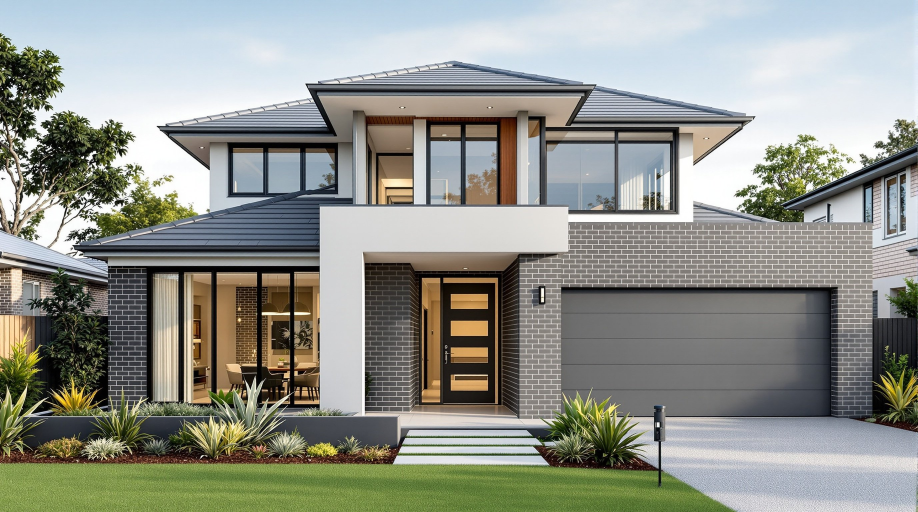
#> input picture images/hero_main_home.jpg, 2752 x 1536 px (shown at 1/3 size)
$ python optimize_images.py
#> lines starting #> are read from the running program, lines starting #| are printed output that depends on the picture
from PIL import Image
import os

input_dir = "images"
output_dir = "images_optimized"

# Target sizes for different image types
sizes = {
    "hero": (1920, None),  # Max width for hero images
    "value_prop": (1600, None),  # Value proposition backgrounds
    "model": (800, None),  # Model cards
    "process": (1200, None),  # Process images
    "detail": (1024, None)  # Detail images
}

image_config = {
    "hero_main_home.jpg": ("hero", 85),
    "hero_aerial_sunset.jpg": ("hero", 85),
    "value_prop_custom_design.jpg": ("value_prop", 82),
    "value_prop_family_home.jpg": ("value_prop", 82),
    "value_prop_lifestyle.jpg": ("value_prop", 82),
    "construction_quality.jpg": ("process", 80),
    "blueprints_planning.jpg": ("process", 80),
    "client_consultation.jpg": ("process", 80),
    "model_starter_200sqm.jpg": ("model", 80),
    "model_executive_320sqm.jpg": ("model", 80),
    "model_prestige_450sqm.jpg": ("model", 80),
    "detail_craftsmanship.jpg": ("detail", 82)
}

total_original = 0
total_optimized = 0

for filename, (img_type, quality) in image_config.items():
    input_path = os.path.join(input_dir, filename)
    output_path = os.path.join(output_dir, filename)

    if os.path.exists(input_path):
        original_size = os.path.getsize(input_path)
        total_original += original_size

        # Open and optimize image
        img = Image.open(input_path)
#> img is the input picture: PIL image 2752x1536 RGB; mean R, G, B 144.8, 147.5, 139

        # Convert to RGB if necessary
        if img.mode in ('RGBA', 'P'):
            img = img.convert('RGB')

        # Resize if needed
        max_width = sizes[img_type][0]
        if img.width > max_width:
            ratio = max_width / img.width
#> ratio = 0.698
            new_height = int(img.height * ratio)
#> new_height = 1071
            img = img.resize((max_width, new_height), Image.Resampling.LANCZOS)
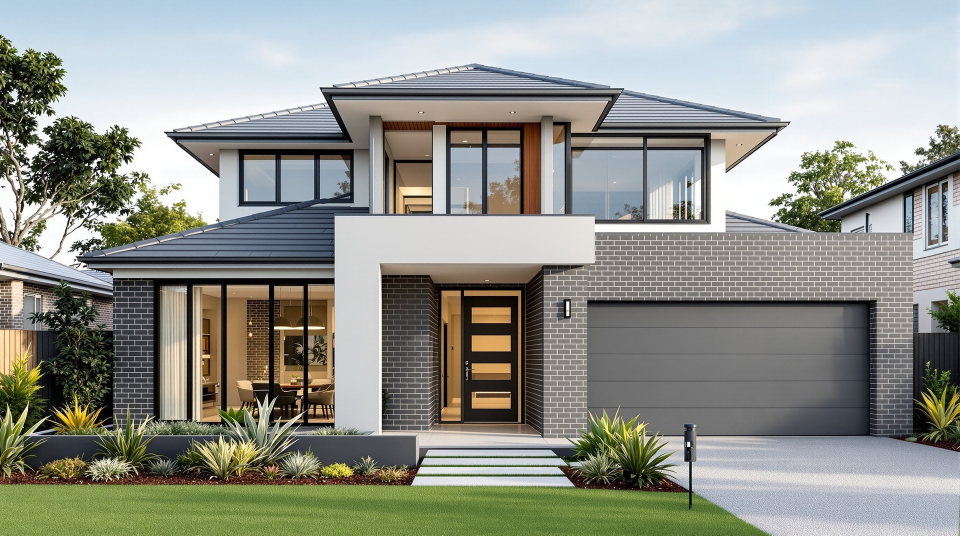
#> img: PIL image 1920x1071 RGB (shown at 1/2 size); mean R, G, B 144.8, 147.5, 139

        # Save with optimization
        img.save(output_path, 'JPEG', quality=quality, optimize=True, progressive=True)

        optimized_size = os.path.getsize(output_path)
        total_optimized += optimized_size
        reduction = ((original_size - optimized_size) / original_size) * 100

        print(f"✓ {filename}")
        print(f"  Original: {original_size/1024:.1f}KB → Optimized: {optimized_size/1024:.1f}KB ({reduction:.1f}% reduction)")
    else:
        print(f"✗ {filename} not found")
#> pass 2 of the loop `for filename, (img_type, quality) in image_config.items():`:
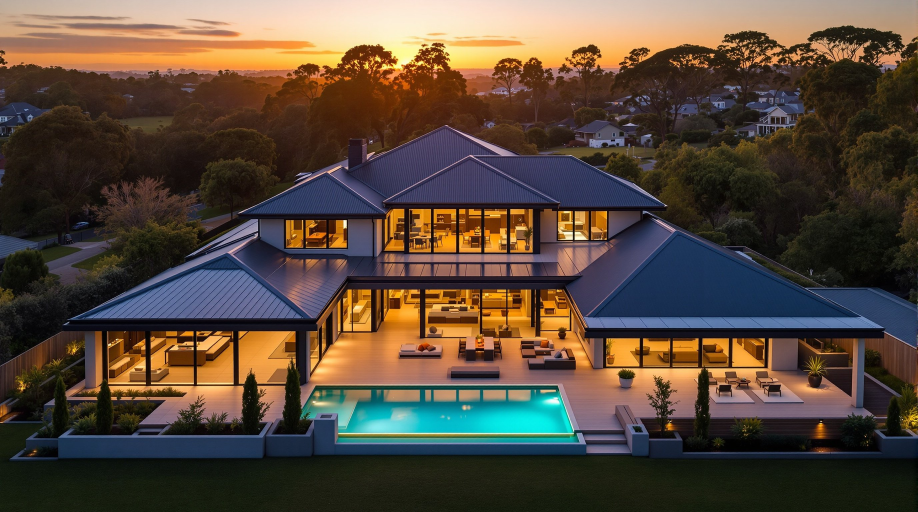
#> input picture images/hero_aerial_sunset.jpg, 2752 x 1536 px (shown at 1/3 size)
#> img is the input picture: PIL image 2752x1536 RGB; mean R, G, B 86.4, 71.8, 59
#> `img = img.resize((max_width, new_height), Image.Resampling.LANCZOS)`:
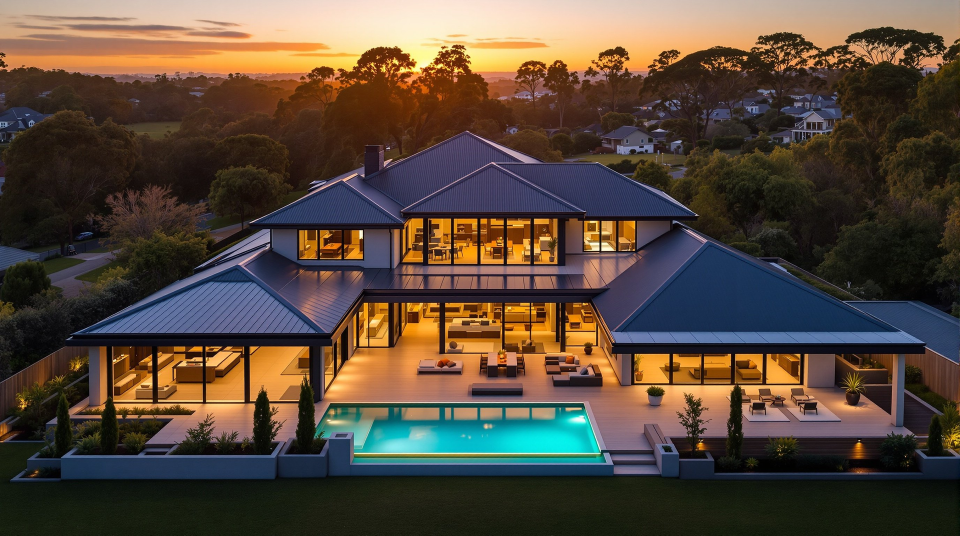
#> img: PIL image 1920x1071 RGB (shown at 1/2 size); mean R, G, B 86.4, 71.8, 59
#> pass 3 of the loop `for filename, (img_type, quality) in image_config.items():`:
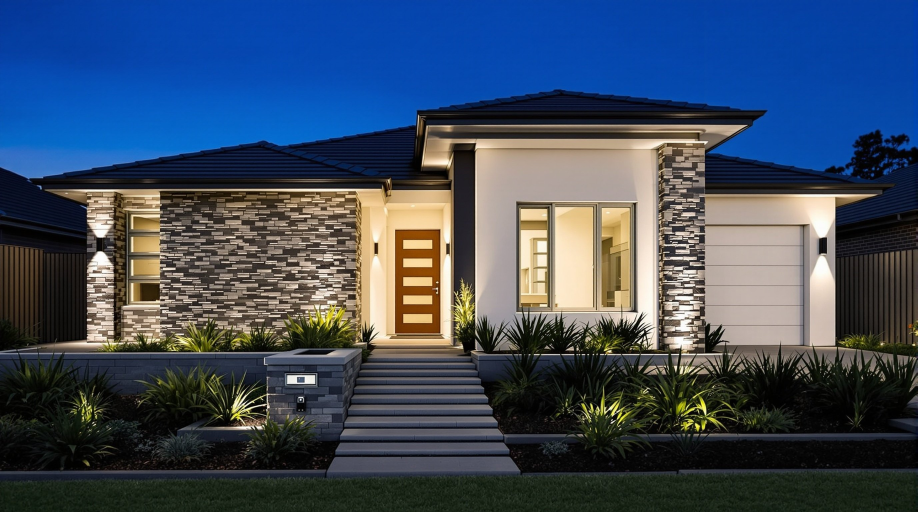
#> input picture images/value_prop_custom_design.jpg, 2752 x 1536 px (shown at 1/3 size)
#> img is the input picture: PIL image 2752x1536 RGB; mean R, G, B 60.9, 75.8, 96
#> `img = img.resize((max_width, new_height), Image.Resampling.LANCZOS)`:
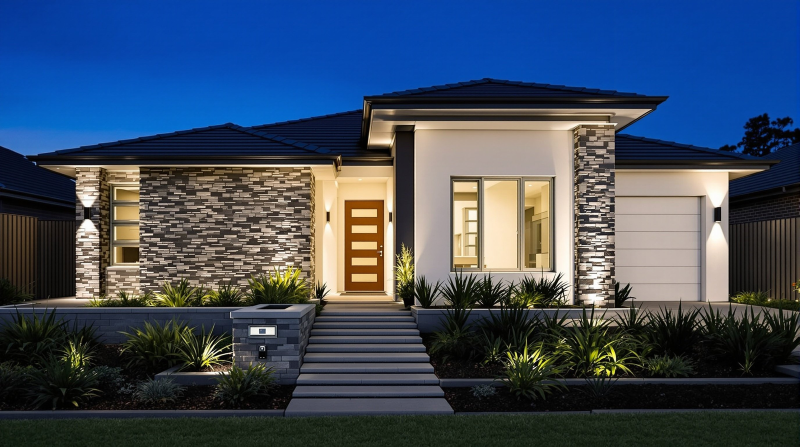
#> img: PIL image 1600x893 RGB (shown at 1/2 size); mean R, G, B 60.9, 75.8, 96
#> the loop made 12 passes; the first 3 are shown

print(f"\n{'='*60}")
print(f"Total Original Size: {total_original/1024:.1f}KB")
print(f"Total Optimized Size: {total_optimized/1024:.1f}KB")
print(f"Total Reduction: {((total_original - total_optimized) / total_original) * 100:.1f}%")
